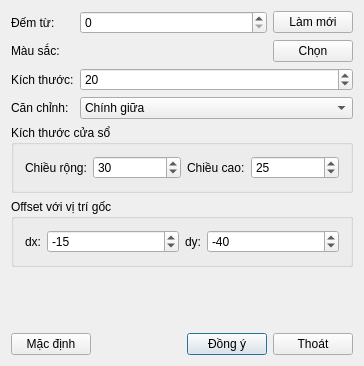
<?xml version="1.0" encoding="UTF-8"?>
<ui version="4.0">
 <class>TagAnnotationSettingDialog</class>
 <widget class="QDialog" name="TagAnnotationSettingDialog">
  <property name="geometry">
   <rect>
    <x>0</x>
    <y>0</y>
    <width>364</width>
    <height>366</height>
   </rect>
  </property>
  <property name="windowTitle">
   <string>Cài đặt Tag đếm đối tượng</string>
  </property>
  <layout class="QGridLayout" name="gridLayout_3">
   <item row="5" column="0" colspan="3">
    <widget class="QGroupBox" name="groupBox_2">
     <property name="title">
      <string>Offset với vị trí gốc</string>
     </property>
     <layout class="QGridLayout" name="gridLayout_2">
      <item row="0" column="0">
       <widget class="QLabel" name="label_7">
        <property name="text">
         <string>dx:</string>
        </property>
       </widget>
      </item>
      <item row="0" column="1">
       <widget class="QSpinBox" name="dxSbx">
        <property name="sizePolicy">
         <sizepolicy hsizetype="Expanding" vsizetype="Fixed">
          <horstretch>0</horstretch>
          <verstretch>0</verstretch>
         </sizepolicy>
        </property>
        <property name="minimum">
         <number>-255</number>
        </property>
        <property name="maximum">
         <number>255</number>
        </property>
        <property name="singleStep">
         <number>5</number>
        </property>
        <property name="value">
         <number>-15</number>
        </property>
       </widget>
      </item>
      <item row="0" column="2">
       <widget class="QLabel" name="label_8">
        <property name="text">
         <string>dy:</string>
        </property>
       </widget>
      </item>
      <item row="0" column="3">
       <widget class="QSpinBox" name="dySbx">
        <property name="sizePolicy">
         <sizepolicy hsizetype="Expanding" vsizetype="Fixed">
          <horstretch>0</horstretch>
          <verstretch>0</verstretch>
         </sizepolicy>
        </property>
        <property name="minimum">
         <number>-255</number>
        </property>
        <property name="maximum">
         <number>255</number>
        </property>
        <property name="singleStep">
         <number>5</number>
        </property>
        <property name="value">
         <number>-40</number>
        </property>
       </widget>
      </item>
     </layout>
    </widget>
   </item>
   <item row="4" column="0" colspan="3">
    <widget class="QGroupBox" name="groupBox">
     <property name="title">
      <string>Kích thước cửa sổ</string>
     </property>
     <layout class="QGridLayout" name="gridLayout">
      <item row="0" column="0">
       <widget class="QLabel" name="label_5">
        <property name="text">
         <string>Chiều rộng:</string>
        </property>
       </widget>
      </item>
      <item row="0" column="1">
       <widget class="QSpinBox" name="widthSbx">
        <property name="sizePolicy">
         <sizepolicy hsizetype="Expanding" vsizetype="Fixed">
          <horstretch>0</horstretch>
          <verstretch>0</verstretch>
         </sizepolicy>
        </property>
        <property name="minimum">
         <number>1</number>
        </property>
        <property name="maximum">
         <number>500</number>
        </property>
        <property name="singleStep">
         <number>5</number>
        </property>
        <property name="value">
         <number>30</number>
        </property>
       </widget>
      </item>
      <item row="0" column="3">
       <widget class="QSpinBox" name="heightSbx">
        <property name="sizePolicy">
         <sizepolicy hsizetype="Expanding" vsizetype="Fixed">
          <horstretch>0</horstretch>
          <verstretch>0</verstretch>
         </sizepolicy>
        </property>
        <property name="minimum">
         <number>1</number>
        </property>
        <property name="maximum">
         <number>500</number>
        </property>
        <property name="singleStep">
         <number>5</number>
        </property>
        <property name="value">
         <number>25</number>
        </property>
       </widget>
      </item>
      <item row="0" column="2">
       <widget class="QLabel" name="label_6">
        <property name="text">
         <string>Chiều cao:</string>
        </property>
       </widget>
      </item>
     </layout>
    </widget>
   </item>
   <item row="7" column="0" colspan="3">
    <layout class="QHBoxLayout" name="horizontalLayout">
     <item>
      <widget class="QPushButton" name="defaultBtn">
       <property name="text">
        <string>Mặc định</string>
       </property>
       <property name="autoDefault">
        <bool>false</bool>
       </property>
      </widget>
     </item>
     <item>
      <spacer name="horizontalSpacer">
       <property name="orientation">
        <enum>Qt::Horizontal</enum>
       </property>
       <property name="sizeHint" stdset="0">
        <size>
         <width>40</width>
         <height>20</height>
        </size>
       </property>
      </spacer>
     </item>
     <item>
      <widget class="QPushButton" name="okBtn">
       <property name="text">
        <string>Đồng ý</string>
       </property>
       <property name="autoDefault">
        <bool>false</bool>
       </property>
       <property name="default">
        <bool>true</bool>
       </property>
      </widget>
     </item>
     <item>
      <widget class="QPushButton" name="cancelBtn">
       <property name="text">
        <string>Thoát</string>
       </property>
       <property name="autoDefault">
        <bool>false</bool>
       </property>
      </widget>
     </item>
    </layout>
   </item>
   <item row="1" column="0">
    <widget class="QLabel" name="label_2">
     <property name="text">
      <string>Màu sắc:</string>
     </property>
    </widget>
   </item>
   <item row="6" column="0">
    <spacer name="verticalSpacer">
     <property name="orientation">
      <enum>Qt::Vertical</enum>
     </property>
     <property name="sizeHint" stdset="0">
      <size>
       <width>20</width>
       <height>40</height>
      </size>
     </property>
    </spacer>
   </item>
   <item row="3" column="1" colspan="2">
    <widget class="QComboBox" name="alignCbx">
     <property name="sizePolicy">
      <sizepolicy hsizetype="Expanding" vsizetype="Fixed">
       <horstretch>0</horstretch>
       <verstretch>0</verstretch>
      </sizepolicy>
     </property>
     <item>
      <property name="text">
       <string>Chính giữa</string>
      </property>
     </item>
     <item>
      <property name="text">
       <string>Bên trái</string>
      </property>
     </item>
     <item>
      <property name="text">
       <string>Bên phải</string>
      </property>
     </item>
    </widget>
   </item>
   <item row="1" column="1">
    <widget class="QLabel" name="colorLbl">
     <property name="sizePolicy">
      <sizepolicy hsizetype="Expanding" vsizetype="Preferred">
       <horstretch>0</horstretch>
       <verstretch>0</verstretch>
      </sizepolicy>
     </property>
     <property name="text">
      <string/>
     </property>
    </widget>
   </item>
   <item row="2" column="0">
    <widget class="QLabel" name="label">
     <property name="text">
      <string>Kích thước:</string>
     </property>
    </widget>
   </item>
   <item row="1" column="2">
    <widget class="QPushButton" name="colorPickerBtn">
     <property name="text">
      <string>Chọn</string>
     </property>
     <property name="icon">
      <iconset>
       <normaloff>:/myicon/ColorPicker.svg</normaloff>:/myicon/ColorPicker.svg</iconset>
     </property>
     <property name="autoDefault">
      <bool>false</bool>
     </property>
    </widget>
   </item>
   <item row="2" column="1" colspan="2">
    <widget class="QSpinBox" name="sizeSbx">
     <property name="minimum">
      <number>4</number>
     </property>
     <property name="maximum">
      <number>60</number>
     </property>
     <property name="value">
      <number>20</number>
     </property>
    </widget>
   </item>
   <item row="3" column="0">
    <widget class="QLabel" name="label_4">
     <property name="text">
      <string>Căn chỉnh:</string>
     </property>
    </widget>
   </item>
   <item row="0" column="0">
    <widget class="QLabel" name="label_3">
     <property name="text">
      <string>Đếm từ:</string>
     </property>
    </widget>
   </item>
   <item row="0" column="1">
    <widget class="QSpinBox" name="fromSbx"/>
   </item>
   <item row="0" column="2">
    <widget class="QPushButton" name="resetBtn">
     <property name="text">
      <string>Làm mới</string>
     </property>
     <property name="autoDefault">
      <bool>false</bool>
     </property>
    </widget>
   </item>
  </layout>
 </widget>
 <layoutdefault spacing="6" margin="11"/>
 <tabstops>
  <tabstop>fromSbx</tabstop>
  <tabstop>resetBtn</tabstop>
  <tabstop>colorPickerBtn</tabstop>
  <tabstop>sizeSbx</tabstop>
  <tabstop>alignCbx</tabstop>
  <tabstop>widthSbx</tabstop>
  <tabstop>heightSbx</tabstop>
  <tabstop>dxSbx</tabstop>
  <tabstop>dySbx</tabstop>
  <tabstop>defaultBtn</tabstop>
  <tabstop>okBtn</tabstop>
  <tabstop>cancelBtn</tabstop>
 </tabstops>
 <resources>
  <include location="myicon.qrc"/>
 </resources>
 <connections/>
</ui>
